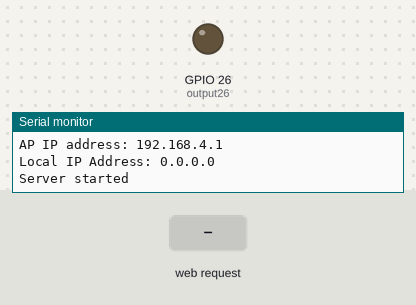
A sketch run on a simulated ESP32. Parts: output pins drawn as LEDs (lit = HIGH), the last lines printed to the serial monitor. Inputs (shaded band) come from the test bench.

Above: at 1.2 s.
1.3 s: HTTP request GET /onRed received
At 1.6 s:
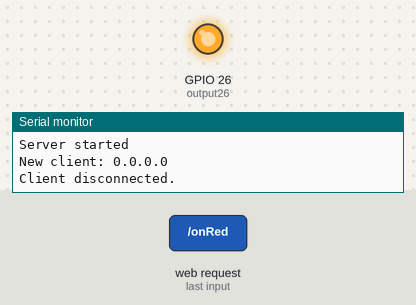
2.8 s: HTTP request GET /offRed received
At 3.9 s:
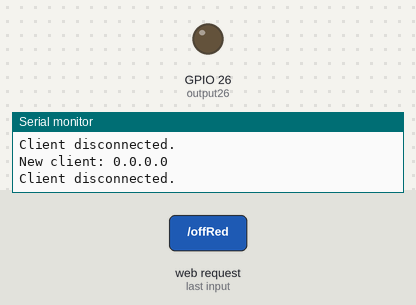
4.3 s: HTTP request GET /onGreen received
At 5.1 s:
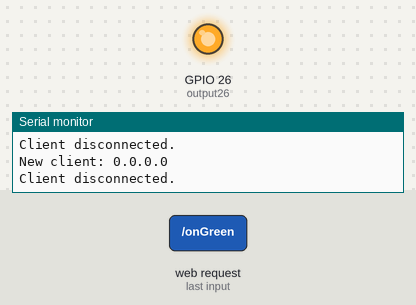
Timing chart, 0 to 7.3 s (numbered marks = the images above; inputs shaded):
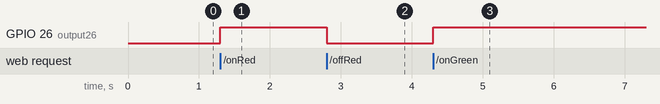

Measured:
- after the input at 1.3 s, GPIO 26 (output26): LOW → HIGH at once
- after the input at 2.8 s, GPIO 26 (output26): HIGH → LOW at once
- after the input at 4.3 s, GPIO 26 (output26): LOW → HIGH at once

The sketch:

esp32_APsetup.ino
```cpp
// Load Wi-Fi library
#include <WiFi.h>

#define RXD2 16
#define TXD2 17

const char* ssid = "ESP32-Wifi";
const char* password = "1234567890";

// Set web server port number to 80
WiFiServer server(80);

// Variable to store the HTTP request
String response, ip_address;

// Auxiliar variables to store the current output state
String output26State = "off";

// Assign output variables to GPIO pins
const int output26 = 26;

// Current time
unsigned long currentTime = millis();
// Previous time
unsigned long previousTime = 0;
// Define timeout time in milliseconds (example: 2000ms = 2s)
const long timeoutTime = 2000;
int wait30 = 30000; // time to reconnect when connection is lost.

IPAddress local_IP(192, 168, 4, 100);
IPAddress gateway(192, 168, 4, 1);
IPAddress subnet(255, 255, 0, 0);
IPAddress primaryDNS(8, 8, 8, 8);
IPAddress secondaryDNS(8, 8, 4, 4);

void setup() {
  Serial.begin(115200);
  Serial2.begin(9600, SERIAL_8N1, RXD2, TXD2);
  // Initialize the output variables as outputs
  pinMode(output26, OUTPUT);
  // Set outputs to LOW
  digitalWrite(output26, LOW);

  //Configure Static IP
  if (!WiFi.config(local_IP, gateway, subnet, primaryDNS, secondaryDNS))
  {
    Serial.println("Static IP failed to configure");
  }

  Serial.println("Configuring access point...");

  // You can remove the password parameter if you want the AP to be open.
  WiFi.softAP(ssid, password);
  IPAddress myIP = WiFi.softAPIP();
  Serial.print("AP IP address: ");
  ip_address = myIP.toString();
  Serial.println(myIP);
  Serial.print("Local IP Address: ");
  Serial.println(WiFi.localIP().toString());
  server.begin();

  Serial.println("Server started");
}

void loop() {
  // Check if a client has connected..
  WiFiClient client = server.available();
  if (!client) {
    return;
  }

  Serial.print("New client: ");
  Serial.println(client.remoteIP());

  // Espera hasta que el cliente envíe datos.
  // while(!client.available()){ delay(1); }

  /////////////////////////////////////////////////////
  // Read the information sent by the client.
  String req = client.readStringUntil('\r');

  // Make the client's request.
  //http://{ip_address}/{command}
  if (req.indexOf("status") != -1)
  {
    response = "WiFi Connected: " + ip_address;
    Serial2.write(0x36);
  }
  if (req.indexOf("endChallenge") != -1)
  {
    response = "Challenge Ended!";
    Serial2.write(0x37);
  }
  if (req.indexOf("onRed") != -1)
  {
    digitalWrite(output26, HIGH);
    response = "RED LED ON";
    Serial2.write(0x31);
  }
  if (req.indexOf("offRed") != -1)
  {
    digitalWrite(output26, LOW);
    response = "RED LED OFF";
    Serial2.write(0x30);
  }
  if (req.indexOf("onGreen") != -1)
  {
    digitalWrite(output26, HIGH);
    response = "GREEN LED ON";
    Serial2.write(0x33);
  }
  if (req.indexOf("offGreen") != -1)
  {
    digitalWrite(output26, LOW);
    response = "GREEN LED OFF";
    Serial2.write(0x32);
  }
  if (req.indexOf("onBlue") != -1)
  {
    digitalWrite(output26, HIGH);
    response = "BLUE LED ON";
    Serial2.write(0x35);
  }
  if (req.indexOf("offBlue") != -1)
  {
    digitalWrite(output26, LOW);
    response = "BLUE LED OFF";
    Serial2.write(0x34);
  }
  if (req.indexOf("moveForward") != -1)
  {
    response = "MOVING FORWARD";
    Serial2.write(0x40); //0b0100 0000
  }
  if (req.indexOf("turnLeft") != -1)
  {
    response = "TURNING LEFT";
    Serial2.write(0x41); //0b0100 0001
  }
  if (req.indexOf("turnRight") != -1)
  {
    response = "TURNING RIGHT";
    Serial2.write(0x42); //0b0100 0010
  }
  if (req.indexOf("moveBackward") != -1)
  {
    response = "MOVING BACKWARD";
    Serial2.write(0x43); //0b0100 0011
  }
  if (req.indexOf("forwardLeft") != -1)
  {
    response = "MOVING FORWARD AND LEFT";
    Serial2.write(0x44); //0b0100 0011
  }
  if (req.indexOf("forwardRight") != -1)
  {
    response = "MOVING FORWARD AND RIGHT";
    Serial2.write(0x45); //0b0100 0011
  }
  if (req.indexOf("reverseLeft") != -1)
  {
    response = "MOVING BACKWARD AND LEFT";
    Serial2.write(0x46); //0b0100 0011
  }
  if (req.indexOf("reverseRight") != -1)
  {
    response = "MOVING BACKWARD AND RIGHT";
    Serial2.write(0x47); //0b0100 0011
  }
  if (req.indexOf("stop") != -1)
  {
    response = "STOP";
    Serial2.write(0x48);
  }
  if (req.indexOf("selfDriveMode") != -1)
  {
    response = "Self Drive Mode";
    Serial2.write(0x49);
  }

  client.println("HTTP/1.1 200 OK");
  client.println("Content-Type: text/html");
  client.println("");
  client.println(response); //  Return status.

  client.flush();
  client.stop();
  Serial.println("Client disconnected.");
}
```
